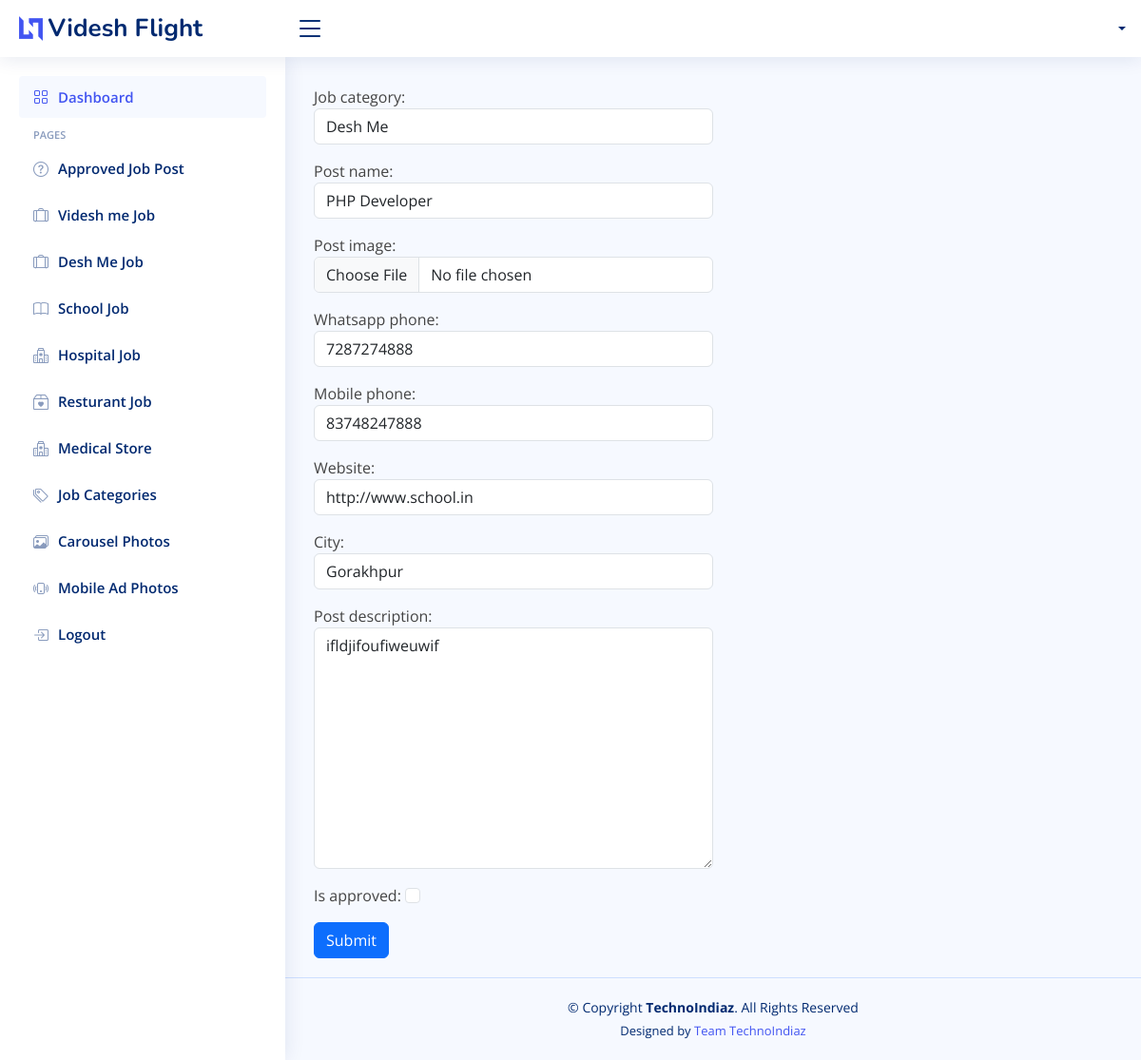
/job_post/3/update/, run on the app's committed database.
### job/models.py (models this page shows, shortened)
class JobCategory(models.Model):
    job_category_id = models.AutoField(primary_key=True)
    job_category_name = models.CharField(max_length=100)
    job_category_description = models.CharField(max_length=200, blank=True, null=True)
    is_active = models.BooleanField(default=False)
    created_at = models.DateTimeField(auto_now_add=True)
    updated_at = models.DateTimeField(auto_now=True)
    def __str__(self):
        return self.job_category_name

class JobPost(models.Model):
    id = models.AutoField(primary_key=True)
    job_category = models.ForeignKey(JobCategory, on_delete=models.DO_NOTHING, null=True, blank=True)
    post_name = models.CharField(max_length=200)
    post_image = models.ImageField(upload_to='job_posts', validators=[validate_image_size])
    whatsapp_phone = models.IntegerField(blank=True, null=True)
    mobile_phone = models.IntegerField()
    website = models.URLField(blank=True, null=True)
    city = models.CharField(max_length=100)
    post_description = models.TextField()
    is_approved = models.BooleanField(default=False, null=True, blank=True)
    is_active = models.BooleanField(default=False, null=True, blank=True)
    created_at = models.DateTimeField(auto_now_add=True)
    updated_at = models.DateTimeField(auto_now=True)
    class Meta:
        ordering = ['created_at']

### job/views.py (the view)
# urls.py: path('job_post/<int:pk>/update/', views.JobPostUpdateView.as_view(), name='job_post_update'),
class JobPostUpdateView(UpdateView):
    form_class = JobPostForm
    model = JobPost
    template_name = "job/update_job_post.html"
    success_url = reverse_lazy('job:job-list')

### job/forms.py
class JobPostForm(forms.ModelForm):
    class Meta:
        model = JobPost
        fields = ['job_category', 'post_name', 'post_image', 'whatsapp_phone', 'mobile_phone', 'website', 'city', 'post_description', 'is_approved']
        widgets = {
            'job_category': forms.Select(attrs={'class':'form-control'}),
            'post_name': forms.TextInput(attrs={'class': 'form-control'}),
            'post_image': forms.FileInput(attrs={'class':'form-control'}),
            'whatsapp_phone':forms.NumberInput(attrs={'class':'form-control'}),
            'mobile_phone':forms.NumberInput(attrs={'class':'form-control'}),
            'website':forms.TextInput(attrs={'class':'form-control'}),
            'city':forms.TextInput(attrs={'class':'form-control'}),
            'post_description': forms.Textarea(attrs={'class': 'form-control'}),
            'is_approved':forms.CheckboxInput(attrs={'class': 'form-check-input'}),
                   }

### job/templates/job/update_job_post.html (shortened to what this page needs)
{% extends "job/base.html" %}
{% block page_content %}
<div class="col-lg-6 col-md-6">
    <form action="" method="post" enctype="multipart/form-data" class="">
  {% for fm in form %}
      <div class="form-group mb-3">
      {{fm.label_tag}} {{fm}} <small class="text-danger">{{fm.error|striptags}}</small>
      </div>
      {% endfor %}
      <button type="submit" class="btn btn-primary">Submit</button>
    </form>
  </div>
{% endblock page_content %}

### job/static/job/assets/css/style.css (style rules this page uses)
:root { scroll-behavior: smooth; }
body { font-family: "Open Sans", sans-serif; background: #f6f9ff; color: #444444; }

### data on the page
JobCategory: form "Desh Me"
JobPost: form "PHP Developer" "7287274888" "83748247888" "http://www.school.in" "Gorakhpur" "ifldjifoufiweuwif"

### other printed values
{{ fm.label_tag }} "Job category:" "Post name:" "Post image:" "Whatsapp phone:" "Mobile phone:" "Website:" "City:" "Post description:" "Is approved:"
